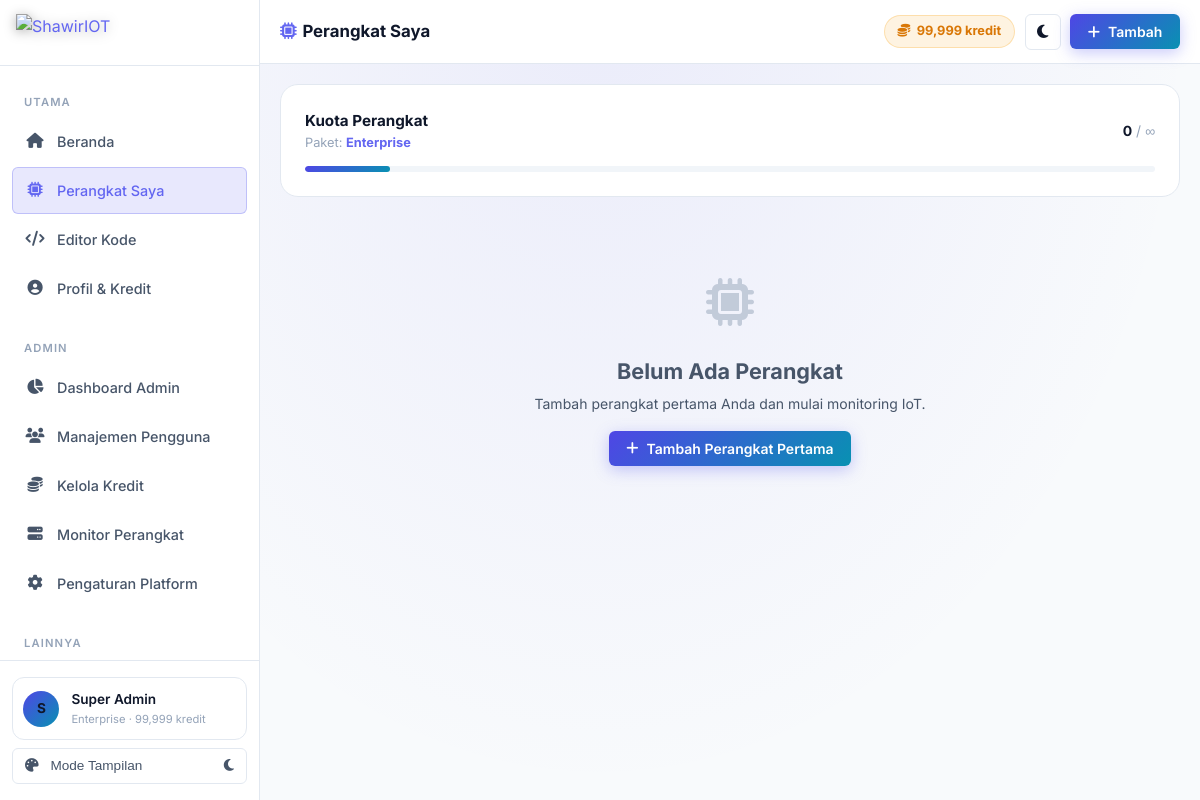
The page /device.php (signed in) on the database its author committed.
### tables this page shows
CREATE TABLE IF NOT EXISTS `users` (
  `id` INT UNSIGNED AUTO_INCREMENT PRIMARY KEY,
  `name` VARCHAR(100) NOT NULL,
  `email` VARCHAR(150) NOT NULL UNIQUE,
  `password` VARCHAR(255) NOT NULL,
  `avatar` VARCHAR(255) DEFAULT NULL,
  `role` ENUM('user','admin','superadmin') DEFAULT 'user',
  `plan_id` INT UNSIGNED DEFAULT 1,
  `credits` INT UNSIGNED DEFAULT 0,
  `is_active` TINYINT(1) DEFAULT 1,
  `email_verified_at` TIMESTAMP NULL DEFAULT NULL,
  `remember_token` VARCHAR(100) DEFAULT NULL,
  `last_login_at` TIMESTAMP NULL DEFAULT NULL,
  `last_login_ip` VARCHAR(45) DEFAULT NULL,
  `created_at` TIMESTAMP DEFAULT CURRENT_TIMESTAMP,
  `updated_at` TIMESTAMP DEFAULT CURRENT_TIMESTAMP ON UPDATE CURRENT_TIMESTAMP,
  FOREIGN KEY (`plan_id`) REFERENCES `plans`(`id`) ON UPDATE CASCADE
);

CREATE TABLE IF NOT EXISTS `plans` (
  `id` INT UNSIGNED AUTO_INCREMENT PRIMARY KEY,
  `name` VARCHAR(50) NOT NULL,
  `slug` VARCHAR(50) NOT NULL UNIQUE,
  `credits_required` INT UNSIGNED DEFAULT 0,
  `max_devices` INT UNSIGNED DEFAULT 1,
  `max_widgets_per_device` INT UNSIGNED DEFAULT 5,
  `history_days` INT UNSIGNED DEFAULT 1,
  `description` TEXT,
  `is_active` TINYINT(1) DEFAULT 1,
  `created_at` TIMESTAMP DEFAULT CURRENT_TIMESTAMP
);

### includes/db.php (called while the page is built, shortened)
<?php
class DB {
    private static ?PDO $instance = null;
    public static function getInstance(): PDO {
        if (self::$instance === null) {
            try {
                $dsn = "mysql:host=" . DB_HOST . ";port=" . DB_PORT . ";dbname=" . DB_NAME . ";charset=" . DB_CHARSET;
                self::$instance = new PDO($dsn, DB_USER, DB_PASS, [
                    PDO::ATTR_ERRMODE            => PDO::ERRMODE_EXCEPTION,
                    PDO::ATTR_DEFAULT_FETCH_MODE => PDO::FETCH_ASSOC,
                    PDO::ATTR_EMULATE_PREPARES   => false,
                    PDO::MYSQL_ATTR_INIT_COMMAND => "SET NAMES utf8mb4 COLLATE utf8mb4_unicode_ci"
                ]);
            } catch (PDOException $e) {
                http_response_code(500);
                error_log('Database connection failed: ' . $e->getMessage());
                die(json_encode([
                    'success' => false,
                    'message' => 'Koneksi database gagal. Periksa konfigurasi di includes/config.php.',
                    'error_detail' => $e->getMessage()
                ], JSON_UNESCAPED_UNICODE));
            }
        }
        return self::$instance;
    }
    public static function query(string $sql, array $params = []): PDOStatement {
        $stmt = self::getInstance()->prepare($sql);
        $stmt->execute($params);
        return $stmt;
    }
    public static function row(string $sql, array $params = []): ?array {
        $result = self::query($sql, $params)->fetch();
        return $result ?: null;
    }
    public static function rows(string $sql, array $params = []): array {
        return self::query($sql, $params)->fetchAll();
    }
    public static function value(string $sql, array $params = []): mixed {
        $result = self::query($sql, $params)->fetchColumn();
        return $result;
    }
}

### includes/functions.php (called while the page is built, shortened)
<?php
require_once __DIR__ . '/db.php';
function sanitize(string $input): string {
    return htmlspecialchars(strip_tags(trim($input)), ENT_QUOTES, 'UTF-8');
}
function getUserPlan(int $userId): ?array {
    return DB::row("SELECT p.* FROM plans p JOIN users u ON u.plan_id = p.id WHERE u.id = ?", [$userId]);
}
function getSetting(string $key, string $default = ''): string {
    $val = DB::value("SELECT value FROM platform_settings WHERE `key` = ?", [$key]);
    return $val !== false ? $val : $default;
}

### includes/auth.php (called while the page is built, shortened)
<?php
require_once __DIR__ . '/functions.php';
function isLoggedIn(): bool {
    return !empty($_SESSION['user_id']);
}
function isAdmin(): bool {
    return isLoggedIn() && in_array($_SESSION['user_role'] ?? '', ['admin', 'superadmin']);
}
function currentUser(): ?array {
    static $user = null;
    if ($user === null) {
        $user = DB::row(
            "SELECT u.*, p.name as plan_name, p.max_devices, p.max_widgets_per_device, p.history_days
             FROM users u JOIN plans p ON u.plan_id = p.id WHERE u.id = ? AND u.is_active = 1",
            [$_SESSION['user_id']]
        );
    }
    return $user;
}

### device.php (the view, shortened to what this page needs)
<?php
require_once __DIR__ . '/includes/auth.php';
$user     = currentUser();
$plan     = getUserPlan($user['id']);
$devices = DB::rows(
    "SELECT d.*, (SELECT COUNT(*) FROM widgets w JOIN dashboards db ON w.dashboard_id = db.id WHERE db.device_id = d.id) as widget_count
     FROM devices d WHERE d.user_id = ? AND d.is_active = 1 ORDER BY d.created_at DESC",
    [$user['id']]
);
?><!DOCTYPE html>
<html lang="id">
<head>
  <link rel="stylesheet" href="assets/css/style.css">
  <link rel="stylesheet" href="assets/css/dashboard.css">
  <link rel="stylesheet" href="https://cdnjs.cloudflare.com/ajax/libs/font-awesome/6.5.0/css/all.min.css">
</head>
<body>
<div class="app-layout">
  <?php include __DIR__ . '/includes/sidebar.php'; ?>
  <div class="main-content">
    <header class="topbar">
      <div class="topbar-left">
        <h1 class="topbar-title"><i class="fas fa-microchip" style="color:var(--primary-light);margin-right:0.35rem"></i>Perangkat Saya</h1>
      </div>
      <div class="topbar-actions">
        <div class="credit-badge"><i class="fas fa-coins"></i> <?= number_format($user['credits']) ?> kredit</div>
        <button type="button" class="theme-toggle-btn" onclick="toggleTheme()" title="Ubah Tema (Terang / Gelap)">
          <i class="fas fa-moon theme-toggle-icon"></i>
        </button>
        <button class="btn btn-primary" id="btn-add-device">
          <i class="fas fa-plus"></i> <span>Tambah</span>
        </button>
      </div>
    </header>
    <main class="page-content">
      <div class="card mb-2" style="margin-bottom:1.25rem">
        <div style="display:flex;align-items:center;justify-content:space-between;margin-bottom:0.75rem">
          <div>
            <div style="font-weight:700;font-size:0.95rem">Kuota Perangkat</div>
            <div style="font-size:0.8rem;color:var(--text-muted)">Paket: <strong style="color:var(--primary-light)"><?= $plan['name'] ?></strong></div>
          </div>
          <div style="font-size:0.875rem;color:var(--text-muted)">
            <strong style="color:var(--text-primary)"><?= count($devices) ?></strong> / <?= $plan['max_devices'] === 9999 ? '∞' : $plan['max_devices'] ?>
          </div>
        </div>
        <?php $pct = $plan['max_devices'] === 9999 ? 10 : min(100, (count($devices) / $plan['max_devices']) * 100); ?>
        <div style="height:6px;background:var(--bg-input);border-radius:99px;overflow:hidden">
          <div style="height:100%;width:<?= $pct ?>%;background:var(--grad-primary);border-radius:99px;transition:width 1s ease"></div>
        </div>
      </div>
      <?php if (empty($devices)): ?>
        <div class="empty-state">
          <div class="empty-icon"><i class="fas fa-microchip"></i></div>
          <h3>Belum Ada Perangkat</h3>
          <p>Tambah perangkat pertama Anda dan mulai monitoring IoT.</p>
          <button class="btn btn-primary mt-2" id="btn-add-device-2">
            <i class="fas fa-plus"></i> Tambah Perangkat Pertama
          </button>
        </div>
      <?php endif; ?>
    </main>
  </div>
</div>
</body>
</html>

### includes/sidebar.php (shortened to what this page needs)
<?php
$currentPage = basename($_SERVER['PHP_SELF']);
$user_s = currentUser();
$baseUrl = defined('PLATFORM_URL') ? PLATFORM_URL : '';
function navItem(string $href, string $icon, string $label, string $current, string $page): string {
    $active = ($current === $page) ? ' active' : '';
    return "<a href=\"{$href}\" class=\"nav-item{$active}\">
      <span class=\"nav-icon\"><i class=\"fas fa-{$icon}\"></i></span>
      <span>{$label}</span>
    </a>";
}
?>
<aside class="sidebar" id="sidebar">
  <div class="sidebar-logo">
    <a href="<?= $baseUrl ?>/dashboard.php" class="logo-brand-link">
      <img src="<?= $baseUrl ?>/assets/img/logo.png" alt="<?= getSetting('platform_name', 'ShawirIOT') ?>" class="sidebar-logo-img">
    </a>
  </div>
  <nav class="sidebar-nav">
    <div class="nav-section-label">Utama</div>
    <?= navItem($baseUrl . '/dashboard.php', 'home', 'Beranda', $currentPage, 'dashboard.php') ?>
    <?= navItem($baseUrl . '/device.php', 'microchip', 'Perangkat Saya', $currentPage, 'device.php') ?>
    <?= navItem($baseUrl . '/code_editor.php', 'code', 'Editor Kode', $currentPage, 'code_editor.php') ?>
    <?= navItem($baseUrl . '/profile.php', 'user-circle', 'Profil & Kredit', $currentPage, 'profile.php') ?>
    <?php if (isAdmin()): ?>
    <div class="nav-section-label" style="margin-top:1rem">Admin</div>
    <?= navItem($baseUrl . '/admin/index.php', 'chart-pie', 'Dashboard Admin', $currentPage, 'index.php') ?>
    <?= navItem($baseUrl . '/admin/users.php', 'users', 'Manajemen Pengguna', $currentPage, 'users.php') ?>
    <?= navItem($baseUrl . '/admin/credits.php', 'coins', 'Kelola Kredit', $currentPage, 'credits.php') ?>
    <?= navItem($baseUrl . '/admin/devices.php', 'server', 'Monitor Perangkat', $currentPage, 'devices.php') ?>
    <?= navItem($baseUrl . '/admin/settings.php', 'cog', 'Pengaturan Platform', $currentPage, 'settings.php') ?>
    <?php endif; ?>
    <div class="nav-section-label" style="margin-top:1rem">Lainnya</div>
    <a href="#" class="nav-item" onclick="event.preventDefault();window.open('https://github.com/Shawir1312/IOT-SHAWIR','_blank')">
    </a>
  </nav>
  <div class="sidebar-footer">
    <div class="user-card">
      <div class="user-avatar">
        <?php if (!empty($user_s['avatar'])): ?>
          <img src="<?= sanitize($user_s['avatar']) ?>" alt="">
        <?php else: ?>
          <?= strtoupper(substr($user_s['name'] ?? 'U', 0, 1)) ?>
        <?php endif; ?>
      </div>
      <div class="user-info">
        <div class="name"><?= sanitize($user_s['name'] ?? 'User') ?></div>
        <div class="role"><?= $user_s['plan_name'] ?? 'Free' ?> · <?= number_format($user_s['credits'] ?? 0) ?> kredit</div>
      </div>
    </div>
    <button type="button" class="sidebar-theme-item w-100" onclick="toggleTheme()" title="Ubah Tema">
      <span><i class="fas fa-palette" style="margin-right:0.5rem"></i> Mode Tampilan</span>
      <i class="fas fa-moon theme-toggle-icon"></i>
    </button>
  </div>
</aside>

### rows shown on the page
users: name "S", name "Super Admin", plan.name "Enterprise", credits "99,999"
plans: name "Enterprise"

### other values the page prints
$label "Beranda Perangkat Saya Editor Kode Profil & Kredit Dashboard Admin Manajemen Pengguna Kelola Kredit Monitor Perangkat Pengaturan Platform"
count($devices) "0"
